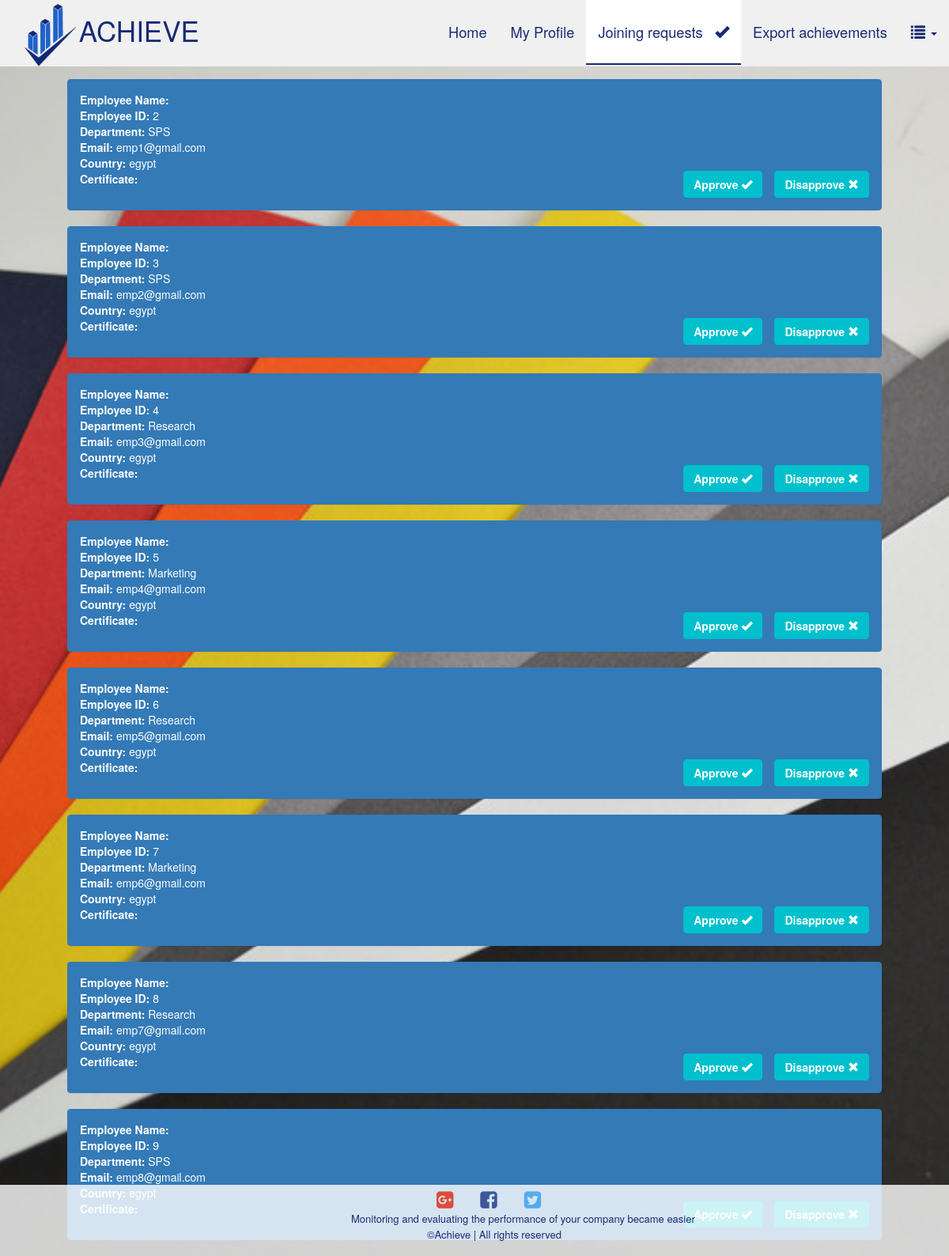
/requests.php, run on an earlier commit of the app's database.
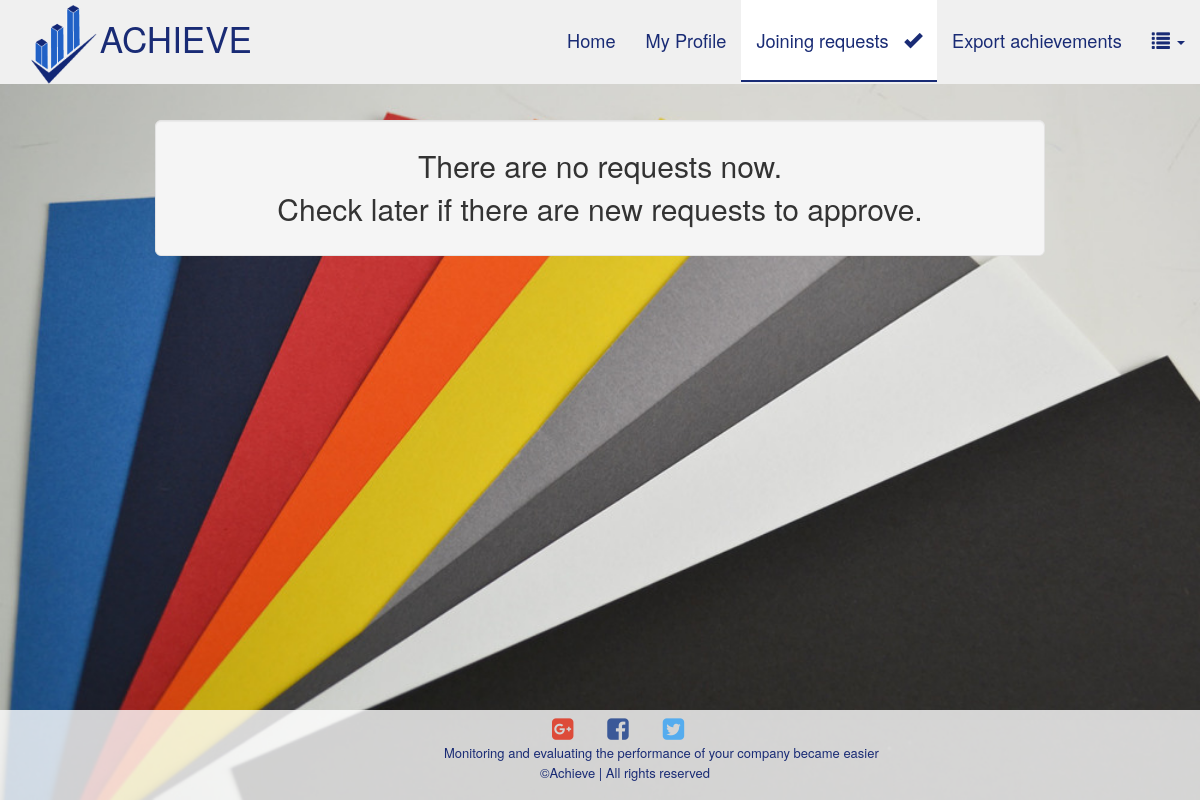
And on a later commit of the database.
### tables this page shows
CREATE TABLE `employee` (
  `EID` int(10) NOT NULL,
  `email` varchar(30) NOT NULL,
  `country` varchar(10) NOT NULL,
  `certificate` text NOT NULL,
  `password` int(20) NOT NULL,
  `DNO` int(10) NOT NULL,
  `username` varchar(20) NOT NULL,
  `approved` varchar(50) DEFAULT NULL,
  `Ejobtitle` varchar(100) DEFAULT NULL,
  `Eimg` longblob,
  `lastname` varchar(50) DEFAULT NULL,
  `firstname` varchar(50) DEFAULT NULL,
  `rank` int(11) DEFAULT NULL,
  `gender` char(1) DEFAULT NULL,
  `NewDno` int(11) DEFAULT NULL,
  `joinDate` date DEFAULT NULL,
  `department` varchar(50) DEFAULT NULL
);

CREATE TABLE `department` (
  `Dno` int(2) NOT NULL,
  `Name` varchar(20) NOT NULL
);

### Common.php (called while the page is built, shortened)
<?php
class Database
    {
        public static $connection;
        private function __construct()
        {
            $this->conn=new mysqli('localhost','root','','sw');
        }
            public static function Connect()
        {
            if(!isset(self::$connection))
            {
                self::$connection=new Database;
                return self::$connection;
            }
            else
            return self::$connection;
        }
    }
?>

### requests.php (the view, shortened to what this page needs)
<?php
    require("Common.php");
    $db=Database::Connect();
	$inc=0;
?>
<!DOCTYPE html>
<html lang="en">
	<head>
		<link rel="stylesheet" href="https://maxcdn.bootstrapcdn.com/bootstrap/3.3.7/css/bootstrap.min.css">
		        <link rel="stylesheet" href="https://cdnjs.cloudflare.com/ajax/libs/font-awesome/4.7.0/css/font-awesome.min.css">
		<link rel="stylesheet" href="CSS/nav-CEO.css">
		<link rel="stylesheet" href="CSS/foter.css">
		<link rel="stylesheet" href="CSS/requests.css">
	</head>
	<body>
<div class="example3">
  <nav class="navbar navbar-fixed-top">
    <div class="container2">
      <div class="navbar-header">
        <a class="navbar-brand" href=""><img src="images/rsz_achive.png"/>
        </a>
        <div class="navbar-text">ACHIEVE</div>
      </div>
      <div id="navbar3" class="navbar-collapse collapse">
        <ul class="nav navbar-nav navbar-right">
          <li><a href="Home.php">Home</a></li>
          <li><a href="ProfileFront.php">My Profile</a></li>
          <li style="background:#fff;border-bottom:2px solid #192b75"><a href="#">Joining requests &nbsp;&nbsp;<span class="glyphicon glyphicon-ok" aria-hidden="true"></span></a></li>
          <li><a href="#">Export achievements</a></li>
          <li class="dropdown">
            <a href="#" class="dropdown-toggle" data-toggle="dropdown" role="button" aria-expanded="false"><span class="glyphicon glyphicon-list" aria-hidden="true"></span> <span class="caret"></span></a>
          </li>
        </ul>
      </div>
    </div>
  </nav>
</div>
	<br>
	<br>
	<br>
	<br>
	<br>
	<div class="container">
		<?php
		$q="SELECT * FROM employee WHERE approved IS NULL";
		$result=$db->conn->query($q);
		while($row = $result->fetch_assoc())
		{
			$name=$row["firstname"];
			$Dno=$row["DNO"];
			$EID=$row["EID"];
			$email=$row["email"];
			$Country=$row["country"];
			$certificate=$row["certificate"];
			$q1="SELECT Name FROM `department` WHERE Dno='$Dno'";
			$result1=$db->conn->query($q1);
			$row1=$result1->fetch_assoc();
			?>
			<div class="panel panel-requests">
			<div class="panel-body">
			<?php
			echo "<strong>".'Employee Name: '."</strong>" . $name;
			echo nl2br("\n")."<strong>" . 'Employee ID: '."</strong>". $EID ;
			echo nl2br("\n"). "<strong>" . 'Department: ' ."</strong>" . $row1["Name"];
			echo nl2br("\n"). "<strong>" . 'Email: ' ."</strong>". $email;
			echo nl2br("\n"). "<strong>" . 'Country: ' ."</strong>". $Country;
			echo nl2br("\n"). "<strong>" . 'Certificate: ' ."</strong>". $certificate;
			echo '<div class="pull-right">
		        <button class="btn btn-primary btn-sx" type="button" onclick="func1('.$EID.')"><b>Disapprove</b> <span class="glyphicon glyphicon-remove" aria-hidden="true"></span></button>
		   </div>';
		     echo '<div class="pull-right">
		        <button class="btn btn-primary btn-sx btn1" type="button" onclick="func2('. $EID .')"><b>Approve </b><span class="glyphicon glyphicon-ok" aria-hidden="true"></span></button>
		    </div>';
		    ?>
			</div>
			</div>
		<?php
		$inc++;
		}
		if($inc==0)
		{
			?>
			<div class="container1">
			  <div class="well well-lg" style="text-align:center;font-size: 30px;">There are no requests now. <br>Check later if there are new requests to approve.</div>
			</div>
			<?php
		}
		?>
	</div>
	 <div class="firstsec">
		<i class="fa fa-google-plus-square" style="font-size:25px"></i>
		<i class="fa fa-facebook-square" style="font-size:25px"></i>
		<i class="fa fa-twitter-square" style="font-size:25px"></i>
		<p class="footText1">Monitoring and evaluating the performance of your company became easier<br></p>
		<p class="footText2">&copy;Achieve | All rights reserved</p>
	</div>
	</body>
</html>

What changed in the data, as far as the page shows it:
no longer on this page (row edited): employee: EID "2", DNO.Name "SPS", email "emp1@gmail.com", country "egypt"
removed employee: EID "3", DNO.Name "SPS", email "emp2@gmail.com", country "egypt"
no longer on this page (row edited): employee: EID "4", DNO.Name "Research", email "emp3@gmail.com", country "egypt"
no longer on this page (row edited): employee: EID "5", DNO.Name "Marketing", email "emp4@gmail.com", country "egypt"
removed employee: EID "6", DNO.Name "Research", email "emp5@gmail.com", country "egypt"
no longer on this page (row edited): employee: EID "7", DNO.Name "Marketing", email "emp6@gmail.com", country "egypt"
removed employee: EID "8", DNO.Name "Research", email "emp7@gmail.com", country "egypt"
removed employee: EID "9", DNO.Name "SPS", email "emp8@gmail.com", country "egypt"
Also different on the page:
text now shown: "There are no requests now. Check later if there are new requests to approve."
